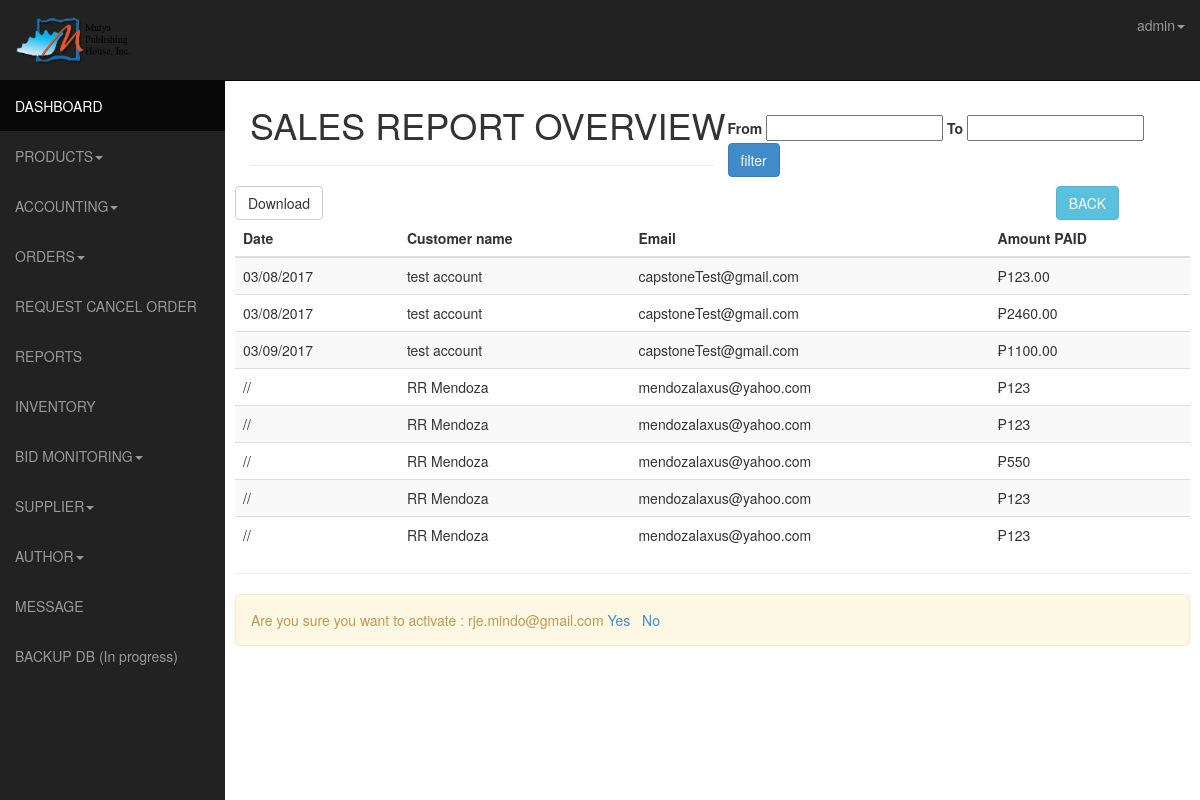
Page /admin/sales_report.php?userid=1 (signed in) on the committed database.
### tables this page shows
CREATE TABLE IF NOT EXISTS `transactions` (
  `id` int(11) NOT NULL AUTO_INCREMENT,
  `user_id` int(11) NOT NULL,
  `product_id_array` varchar(255) NOT NULL,
  `payer_email` varchar(255) NOT NULL,
  `first_name` varchar(255) NOT NULL,
  `last_name` varchar(255) NOT NULL,
  `month` varchar(4) NOT NULL,
  `day` varchar(4) NOT NULL,
  `year` varchar(4) NOT NULL,
  `payment_date` timestamp NOT NULL DEFAULT CURRENT_TIMESTAMP ON UPDATE CURRENT_TIMESTAMP,
  `mc_gross` varchar(255) NOT NULL,
  `payment_currency` varchar(255) NOT NULL,
  `receiver_email` varchar(255) NOT NULL,
  `payment_type` varchar(255) NOT NULL,
  `payment_status` varchar(255) NOT NULL,
  `txn_type` varchar(255) NOT NULL,
  `payer_status` varchar(255) NOT NULL,
  `address_street` varchar(255) NOT NULL,
  `address_city` varchar(255) NOT NULL,
  `address_state` varchar(255) NOT NULL,
  `address_zip` varchar(255) NOT NULL,
  `address_country` varchar(255) NOT NULL,
  `address_status` varchar(255) NOT NULL,
  `notify_version` varchar(255) NOT NULL,
  `verify_sign` varchar(255) NOT NULL,
  `payer_id` varchar(255) NOT NULL,
  `mc_currency` varchar(255) NOT NULL,
  `mc_fee` varchar(255) NOT NULL,
  `txn_id` varchar(255) NOT NULL,
  `qty` int(11) NOT NULL,
  PRIMARY KEY (`id`)
);

CREATE TABLE IF NOT EXISTS `users` (
  `id` int(11) NOT NULL AUTO_INCREMENT,
  `usn` varchar(50) NOT NULL,
  `fname` varchar(120) NOT NULL,
  `lname` varchar(120) NOT NULL,
  `birthday` date NOT NULL,
  `address` varchar(60) NOT NULL,
  `contact` int(11) NOT NULL,
  `email` varchar(120) NOT NULL,
  `password` varchar(128) NOT NULL,
  `activate` int(11) NOT NULL,
  `code` int(11) NOT NULL,
  `date` date NOT NULL,
  `block` int(11) NOT NULL,
  `pic` int(11) NOT NULL,
  `ext` varchar(5) NOT NULL,
  `admin` int(11) NOT NULL,
  `user_type` int(10) NOT NULL,
  `retrieve_code` varchar(255) NOT NULL,
  PRIMARY KEY (`id`)
);

### admin/sales_report.php (the view, shortened to what this page needs)
<!DOCTYPE html>
<html lang="en">
  <head>
    <link href="css/bootstrap.css" rel="stylesheet">
    <link href="css/sb-admin.css" rel="stylesheet">-->
    <link rel="stylesheet" href="css/morris-0.4.3.min.css">
   <link rel="stylesheet" href="http://code.jquery.com/ui/1.10.3/themes/smoothness/jquery-ui.css">
    <link rel="stylesheet" href="/resources/demos/style.css" />
  </head>
  <body>
    <div id="wrapper">
      <nav class="navbar navbar-inverse  navbar-fixed-top" role="navigation">
      <?php include 'template/sidebar.php';?>
		<?php include 'template/top.php';?>
      </nav>
      <div id="page-wrapper">
        <div class="row">
          <div class="col-lg-12">
            <h1>SALES REPORT OVERVIEW <small></small></h1>
            <div class="col-lg-6 pull-right" style="margin-top:-40px;">
              <form action="" method="post"><label for="from">From</label>
			         <input type="text" id="from" name="date2" />
			         <label for="to">To</label>
			         <input type="text" id="to" name="date1" />
			         <input type="submit" name="submit" class="btn btn-primary" value="filter"/> </form>
            </div>
           <hr>
          </div>
        </div>
       <div class="row">
       <div class="row">
            <div class="col-lg-10">
              <button onclick="window.location='excel_download.php?sales_rep=print'" target="_blank" class="btn btn-default">Download</button>
           </div>
           <div class="col-lg-2 pull-right">
              <button onclick="window.location='reports.php'" class="btn btn-info">BACK</button>
           </div>
       </div>
        <div class="table-responsive">
        <table class="table table-striped">
          <thead>
     <th>Date</th>
  <th>Customer name</th>
    <th>Email</th>
    <th>Amount PAID</th>
	 		    </thead>
          <tbody>
     <?php
$month = date('m');
$day = date('d');
$year = date('Y');
$output = "";
$todayQuery= mysql_query("SELECT * FROM transactions ORDER BY id");
			if (mysql_num_rows($todayQuery)==0){
         $output .= "<tr ><td colspan='5'><div class='alert alert-warning'>No order for this date ($month/$day/$year)</div></td></tr>";
}
else {
        while($row = mysql_fetch_array($todayQuery)){
          $first_name = $row['first_name'];
		  $last_name = $row['last_name'];
		  $payer_email = $row['payer_email'];
		  $mc_gross = $row['mc_gross'];
		  $day = $row['day'];
          $month = $row['month'];
          $year = $row['year'];
		   $output .= "<tr>";
          $output .= '<td>'.$month.'/'.$day.'/'.$year.'</td>';
          $output .= '<td>'.$first_name.' '.$last_name.'</td>';
         $output .=   '<td> '.$payer_email.'</td>';
         $output .= '<td> &#8369;'.$mc_gross.'</td>';
        }
}
 ?>
 <?php echo $output ?>
      </tbody>
      </table>
      <hr />
 <?php
	if (isset($_GET['userid']))
	{
		$id = $_GET['userid'];
		$sql = mysql_query("SELECT * FROM users WHERE id=$id");
									while($row = mysql_fetch_array($sql))
									{
										$email = $row["email"];
									}
		?>
			<div class="alert alert-warning">Are you sure you want to activate  : <?php echo $email ?> <a href="reports.php?yesid=<?php echo $id; ?>">Yes</a> &nbsp <a href="reports.php">No</a></div>
	<?php
	}
?>
      </div>
    </div>
  </body>
</html>

### admin/template/top.php (shortened to what this page needs)
<ul class="nav navbar-nav navbar-right navbar-user">
           <li class="dropdown user-dropdown">
             <a href="#" class="dropdown-toggle" data-toggle="dropdown"><i class="fa fa-user"></i><?php echo $username?><b class="caret"></b></a>
           </li>
         </ul>
       </div>

### admin/css/sb-admin.css (style rules this page uses)
body { margin-top: 50px; }
#wrapper { padding-left: 0; }
#page-wrapper { width: 100%; padding: 5px 15px; }
@media (min-width:768px) { #wrapper { padding-left: 225px; } }
@media (min-width:768px) { #page-wrapper { padding: 15px 25px; } }

### rows in the picture
transactions: month "03", day "08", year "2017", first_name "test", last_name "account", payer_email "capstoneTest@gmail.com", mc_gross "123.00"
transactions: month "03", day "08", year "2017", first_name "test", last_name "account", payer_email "capstoneTest@gmail.com", mc_gross "2460.00"
transactions: month "03", day "09", year "2017", first_name "test", last_name "account", payer_email "capstoneTest@gmail.com", mc_gross "1100.00"
transactions: first_name "RR", last_name "Mendoza", payer_email "mendozalaxus@yahoo.com", mc_gross "123"
transactions: first_name "RR", last_name "Mendoza", payer_email "mendozalaxus@yahoo.com", mc_gross "123"
transactions: first_name "RR", last_name "Mendoza", payer_email "mendozalaxus@yahoo.com", mc_gross "550"
transactions: first_name "RR", last_name "Mendoza", payer_email "mendozalaxus@yahoo.com", mc_gross "123"
transactions: first_name "RR", last_name "Mendoza", payer_email "mendozalaxus@yahoo.com", mc_gross "123"
users: email "rje.mindo@gmail.com"

### other values in the picture
$username "admin"
